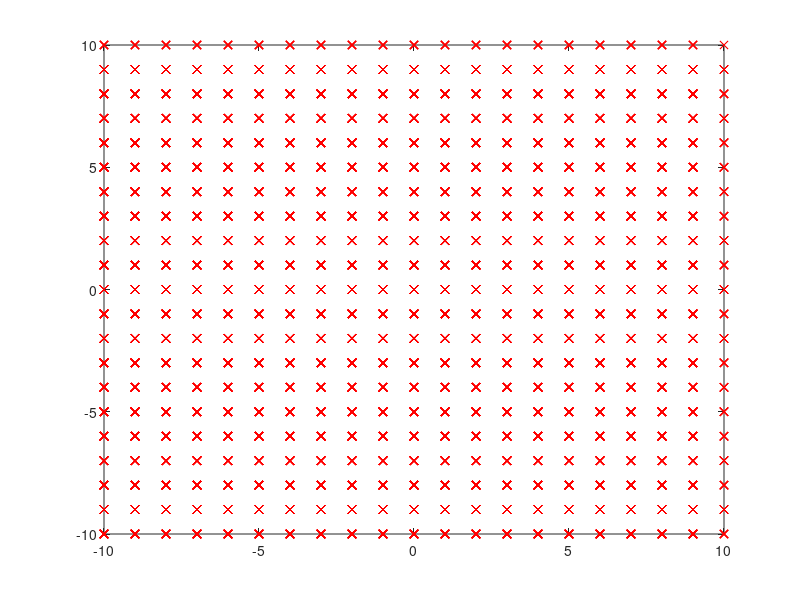
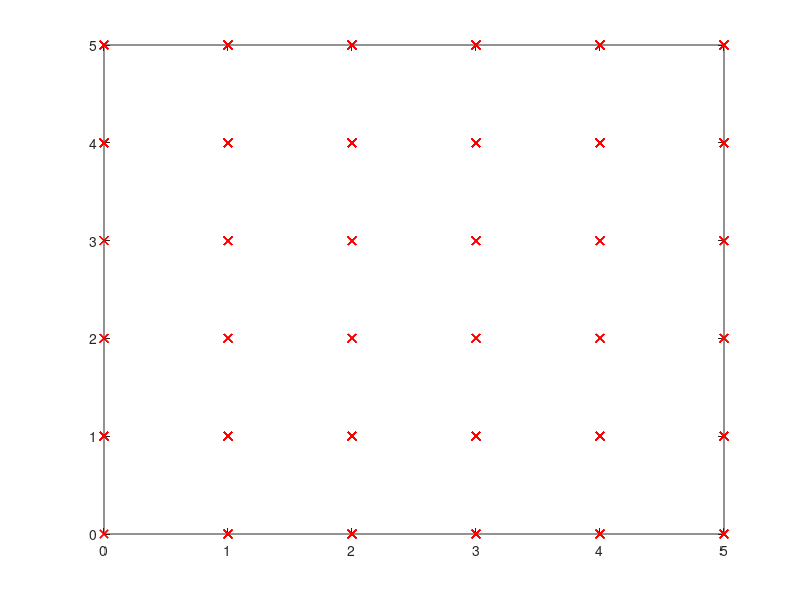

Here is the MATLAB script that generated these plots, in order:
clc
clear
close all

%%

size = 5;
res = 100;

[X,Y] = meshgrid(linspace(-size/2,size/2,res),linspace(-size/2,size/2,res));

GR = 0.25;
keyx = floor(X/GR);
keyy = floor(Y/GR);

figure
plot(keyx(:), keyy(:), 'xr')

%%

keyxd = floor(X.^(1/3)/GR);
keyyd = floor(Y.^(1/3)/GR);

figure
plot(keyxd(:), keyyd(:), 'xr')